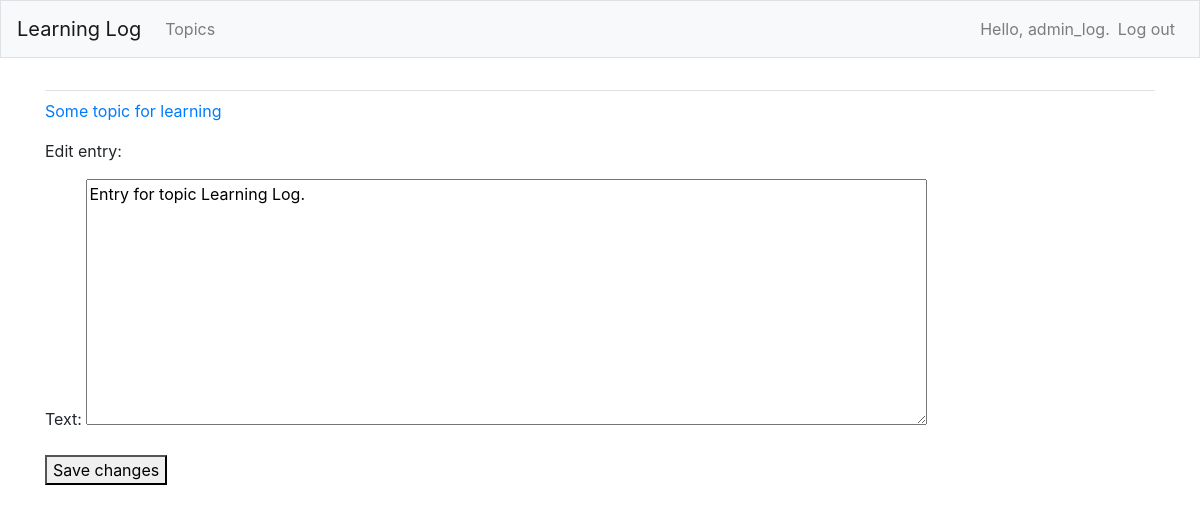
Page /edit_entry/6/ (signed in) on the committed database.
### learning_logs/models.py (models this page shows, shortened)
class Topic(models.Model):
    text = models.CharField(max_length=200)
    date_added = models.DateTimeField(auto_now_add=True)
    owner = models.ForeignKey(User, on_delete=models.CASCADE)
    def __str__(self):
        return self.text

class Entry(models.Model):
    topic = models.ForeignKey(Topic, on_delete=models.CASCADE)
    text = models.TextField()
    date_added = models.DateTimeField(auto_now_add=True)
    class Meta:
        verbose_name_plural = 'entries'

### learning_logs/views.py (the view)
# urls.py: path('edit_entry/<int:entry_id>/', views.edit_entry, name='edit_entry'),
@login_required
def edit_entry(request, entry_id):
    entry = Entry.objects.get(id=entry_id)
    topic = entry.topic
    if topic.owner != request.user:
        raise Http404
    if request.method != 'POST':
        form = EntryFofm(instance=entry)
    else:
        form = EntryFofm(instance=entry, data=request.POST)
        if form.is_valid():
            form.save()
            return redirect('learning_logs:topic', topic_id=topic.id)
    context = {'entry': entry, 'topic': topic, 'form': form}
    return render(request, 'learning_logs/edit_entry.html', context)

### learning_logs/forms.py
class EntryFofm(forms.ModelForm):
    class Meta:
        model = Entry
        fields = ['text']
        label = {'text': ''}
        widgets = {'text': forms.Textarea(attrs={'cols': 80})}

### learning_logs/templates/learning_logs/edit_entry.html (shortened to what this page needs)
<!DOCTYPE html>
<html lang="en">
<head>
</head>
<body>
{% extends "learning_logs/base.html" %}
{% block content %}
<p><a href="{% url 'learning_logs:topic' topic.id %}">{{ topic }}</a> </p>
<p>Edit entry:</p>
<form action="{% url 'learning_logs:edit_entry' entry.id %}" method="post">
    {{ form.as_p}}
    <button name="submit">Save changes</button>
</form>
{% endblock content %}

### learning_logs/templates/learning_logs/base.html (shortened to what this page needs)
{% load bootstrap4 %}
<!doctype html>
<html lang="en">
<head>
    {% bootstrap_css %}
</head>
<body>
<nav class="navbar navbar-expand-md navbar-light bg-light mb-4 border">
    <a class="navbar-brand" href="{% url 'learning_logs:index' %}">
        Learning Log</a>
    <div class="collapse navbar-collapse" id="navbarCollapse">
        <ul class="navbar-nav mr-auto">
            <li class="nav-item">
                <a class="nav-link" href="{% url 'learning_logs:topics' %}">
                    Topics</a></li>
        </ul>
        <ul class="navbar-nav ml-auto">
            {% if user.is_authenticated %}
            <li class="nav-item">
                <span class="navbar-text">Hello, {{ user.username }}.</span>
            </li>
            <li class="nav-item">
                <a class="nav-link" href="{% url 'users:logout' %}">
                    Log out</a>
            </li>
            {% endif %}
        </ul>
    </div>
</nav>
<main role="main" class="container">
    <div class="pb-2 mb-2 border-bottom">
    </div>
    <div>
        {% block content %} {% endblock content %}
    </div>
</main>
</body>
</html>

### rows in the picture
Topic: text "Some topic for learning"
Entry: text "Entry for topic Learning Log."

### other values in the picture
{{ user.username }} "admin_log"
